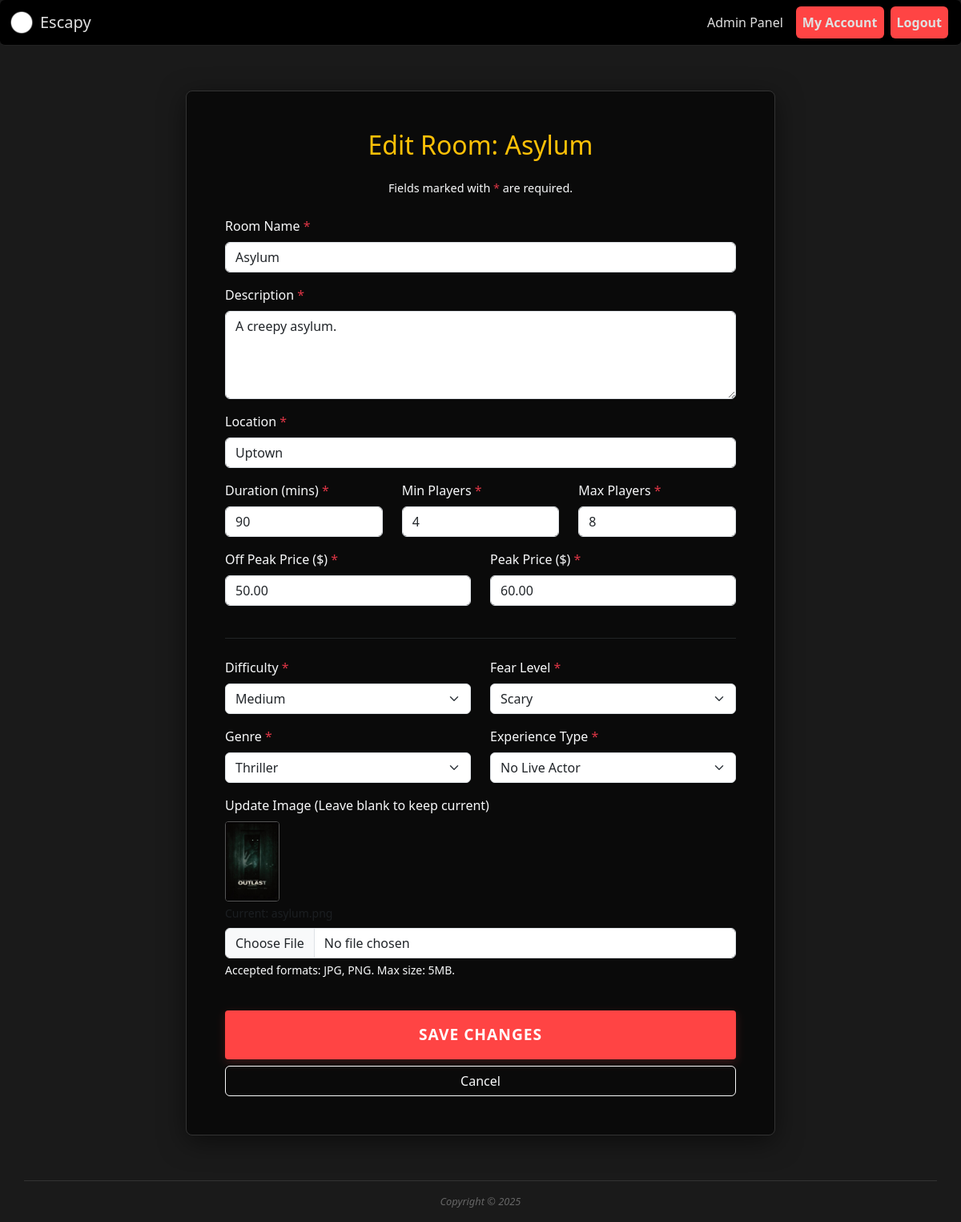
The app's page /edit_room.php?name=Asylum (signed in) with its own data.
### tables this page shows
CREATE TABLE `Rooms` (
  `roomID` int unsigned NOT NULL AUTO_INCREMENT,
  `roomName` varchar(100) NOT NULL,
  `roomDescription` text NOT NULL,
  `roomMax` tinyint unsigned NOT NULL,
  `roomMin` tinyint unsigned NOT NULL,
  `roomDuration` tinyint unsigned NOT NULL,
  `roomDifficulty` enum('Easy','Medium','Hard','Very Hard') NOT NULL,
  `roomLocation` varchar(45) NOT NULL,
  `roomFearLevel` enum('Not Scary','Mildly Scary','Scary','Very Scary') NOT NULL,
  `roomExperienceType` enum('No Live Actor','Live Actor') NOT NULL,
  `roomGenre` enum('Horror','Thriller','Fantasy','Adventure','Mystery') NOT NULL,
  `roomPricePeak` decimal(10,2) NOT NULL,
  `roomPriceOffPeak` decimal(10,2) NOT NULL,
  `imagePath` varchar(255) NULL DEFAULT 'images/placeholder.png',
  PRIMARY KEY (`roomID`),
  UNIQUE KEY `roomID_UNIQUE` (`roomID`)
);

### src/inc/functions.php (called while the page is built, shortened)
<?php
function sanitize_input($data)
{
    $data = trim($data);
    $data = stripslashes($data);
    $data = htmlspecialchars($data);
    return $data;
}

### src/edit_room.php (the view, shortened to what this page needs)
<?php
include "inc/functions.php";
$room = null;
if (isset($_GET['name'])) {
    $conn = getDBconnection();
    $name = sanitize_input($_GET['name']);
    $stmt = $conn->prepare("SELECT * FROM Rooms WHERE roomName = ?");
    $stmt->bind_param("s", $name);
    $stmt->execute();
    $result = $stmt->get_result();
    if ($result->num_rows > 0) {
        $room = $result->fetch_assoc();
    }
}
?>
<!DOCTYPE html>
<html lang="en">
<head>
    <?php include "inc/head.inc.php" ?>
    <link rel="stylesheet" href="css/rooms.css">
</head>
<body>
    <?php include "inc/nav.inc.php" ?>
    <main class="page-content section-gap">
        <div class="container">
            <div class="row justify-content-center">
                <div class="col-lg-8">
                    <div class="pricing-card text-start p-5">
                        <h2 class="text-center mb-4 text-warning">Edit Room: <?php echo htmlspecialchars($room['roomName']); ?></h2>
                        <p class="text-center text-light mb-4" style="font-size: 0.9rem;">
                            Fields marked with <span class="text-danger">*</span> are required.
                        </p>
                        <form action="process_edit_room.php" method="POST" enctype="multipart/form-data">
                            <div class="mb-3">
                                <label class="form-label text-light">Room Name <span class="text-danger">*</span></label>
                                <input type="text" class="form-control" name="roomName" value="<?php echo htmlspecialchars($room['roomName']); ?>" required>
                            </div>
                            <div class="mb-3">
                                <label class="form-label text-light">Description <span class="text-danger">*</span></label>
                                <textarea class="form-control" name="roomDescription" rows="4" required><?php echo htmlspecialchars($room['roomDescription']); ?></textarea>
                            </div>
                            <div class="mb-3">
                                <label class="form-label text-light">Location <span class="text-danger">*</span></label>
                                <input type="text" class="form-control" name="roomLocation" value="<?php echo htmlspecialchars($room['roomLocation']); ?>" required>
                            </div>
                            <div class="row">
                                <div class="col-md-4 mb-3">
                                    <label class="form-label text-light">Duration (mins) <span class="text-danger">*</span></label>
                                    <input type="number" class="form-control" name="roomDuration" value="<?php echo $room['roomDuration']; ?>" min="30" max="180" required>
                                </div>
                                <div class="col-md-4 mb-3">
                                    <label class="form-label text-light">Min Players <span class="text-danger">*</span></label>
                                    <input type="number" class="form-control" name="roomMin" value="<?php echo $room['roomMin']; ?>" min="1" required>
                                </div>
                                <div class="col-md-4 mb-3">
                                    <label class="form-label text-light">Max Players <span class="text-danger">*</span></label>
                                    <input type="number" class="form-control" name="roomMax" value="<?php echo $room['roomMax']; ?>" min="1" required>
                                </div>
                            </div>
                            <div class="row">
                                <div class="col-md-6 mb-3">
                                    <label class="form-label text-light">Off Peak Price ($) <span class="text-danger">*</span></label>
                                    <input type="number" step="0.01" class="form-control" name="roomPriceOffpeak" value="<?php echo $room['roomPriceOffPeak']; ?>" required>
                                </div>
                                <div class="col-md-6 mb-3">
                                    <label class="form-label text-light">Peak Price ($) <span class="text-danger">*</span></label>
                                    <input type="number" step="0.01" class="form-control" name="roomPricePeak" value="<?php echo $room['roomPricePeak']; ?>" required>
                                </div>
                            </div>
                            <hr class="border-secondary my-4">
                            <div class="row">
                                <div class="col-md-6 mb-3">
                                    <label class="form-label text-light">Difficulty <span class="text-danger">*</span></label>
                                    <select class="form-select" name="roomDifficulty" required>
                                        <?php
                                        $options = ['Easy', 'Medium', 'Hard', 'Very Hard'];
                                        foreach ($options as $opt) {
                                            $selected = ($room['roomDifficulty'] == $opt) ? 'selected' : '';
                                            echo "<option value='$opt' $selected>$opt</option>";
                                        }
                                        ?>
                                    </select>
                                </div>
                                <div class="col-md-6 mb-3">
                                    <label class="form-label text-light">Fear Level <span class="text-danger">*</span></label>
                                    <select class="form-select" name="roomFearLevel" required>
                                        <?php
                                        $options = ['Not Scary', 'Mildly Scary', 'Scary', 'Very Scary'];
                                        foreach ($options as $opt) {
                                            $selected = ($room['roomFearLevel'] == $opt) ? 'selected' : '';
                                            echo "<option value='$opt' $selected>$opt</option>";
                                        }
                                        ?>
                                    </select>
                                </div>
                                <div class="col-md-6 mb-3">
                                    <label class="form-label text-light">Genre <span class="text-danger">*</span></label>
                                    <select class="form-select" name="roomGenre" required>
                                        <?php
                                        $options = ['Horror', 'Thriller', 'Fantasy', 'Adventure', 'Mystery'];
                                        foreach ($options as $opt) {
                                            $selected = ($room['roomGenre'] == $opt) ? 'selected' : '';
                                            echo "<option value='$opt' $selected>$opt</option>";
                                        }
                                        ?>
                                    </select>
                                </div>
                                <div class="col-md-6 mb-3">
                                    <label class="form-label text-light">Experience Type <span class="text-danger">*</span></label>
                                    <select class="form-select" name="roomExperienceType" required>
                                        <?php
                                        $options = ['No Live Actor', 'Live Actor'];
                                        foreach ($options as $opt) {
                                            $selected = ($room['roomExperienceType'] == $opt) ? 'selected' : '';
                                            echo "<option value='$opt' $selected>$opt</option>";
                                        }
                                        ?>
                                    </select>
                                </div>
                            </div>
                            <div class="mb-4">
                                <label class="form-label text-light">Update Image (Leave blank to keep current)</label>
                                <div class="mb-2">
                                    <img src="<?php echo htmlspecialchars($room['imagePath']); ?>" alt="Current Image" style="height: 100px; border-radius: 4px; border: 1px solid #555;">
                                    <small class="text-muted d-block mt-1">Current: <?php echo basename($room['imagePath']); ?></small>
                                </div>
                                <input class="form-control" type="file" name="roomImage" accept=".jpg, .png">
                                <div class="form-text text-light">Accepted formats: JPG, PNG. Max size: 5MB.</div>
                            </div>
                            <div class="d-grid gap-2">
                                <button type="submit" class="book-btn">Save Changes</button>
                                <a href="delete_room.php" class="btn btn-outline-light">Cancel</a>
                            </div>
                        </form>
                    </div>
                </div>
            </div>
        </div>
    </main>
    <?php include "inc/footer.inc.php" ?>
</body>
</html>

### src/css/style.css (style rules this page uses)
body { background-color: #1a1a1a; color: #e0e0e0; font-family: 'Segoe UI', Tahoma, Geneva, Verdana, sans-serif; }
a { color: #ff4444; text-decoration: none; transition: color 0.3s ease; }

### src/css/rooms.css (style rules this page uses)
body { background-color: #1a1a1a; color: #e0e0e0; font-family: 'Segoe UI', Tahoma, Geneva, Verdana, sans-serif; }
.page-content { padding: 3.5rem 0; }
.pricing-card { background: rgba(0, 0, 0, 0.6); border: 1px solid #333; border-radius: 8px; padding: 2rem; text-align: center; backdrop-filter: blur(10px); box-shadow: 0 8px 32px rgba(0, 0, 0, 0.5); }
.book-btn { background: #ff4444; color: #fff; border: none; padding: 1rem 2rem; font-size: 1.2rem; border-radius: 4px; width: 100%; cursor: pointer; font-weight: 700; text-transform: uppercase; letter-spacing: 1px; transition: all 0.3s ease; margin-top: 1rem; box-shadow: 0 4px 12px rgba(255, 68, 68, 0.2); }

### records on screen
rooms: roomName "Asylum", roomDescription "A creepy asylum.", roomLocation "Uptown", roomDuration "90", roomMin "4", roomMax "8", roomPriceOffpeak "50.00", roomPricePeak "60.00", imagePath (picture)

### other values on screen
form field roomDifficulty "Medium"
form field roomFearLevel "Scary"
form field roomGenre "Thriller"
form field roomExperienceType "No Live Actor"
